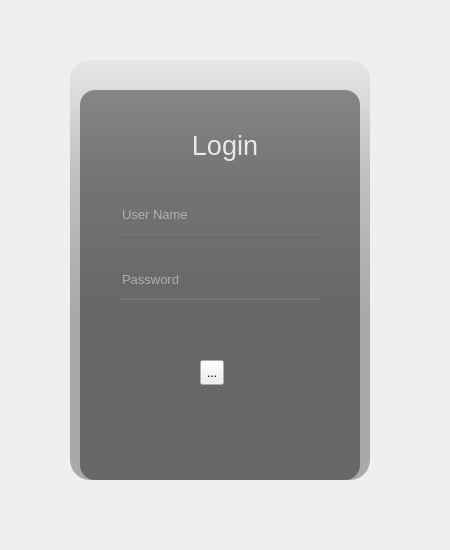
<?xml version="1.0" encoding="UTF-8"?>
<ui version="4.0">
 <class>Dialog</class>
 <widget class="QDialog" name="Dialog">
  <property name="geometry">
   <rect>
    <x>0</x>
    <y>0</y>
    <width>450</width>
    <height>550</height>
   </rect>
  </property>
  <property name="windowTitle">
   <string>Dialog</string>
  </property>
  <widget class="QWidget" name="widget" native="true">
   <property name="geometry">
    <rect>
     <x>40</x>
     <y>30</y>
     <width>370</width>
     <height>480</height>
    </rect>
   </property>
   <widget class="QLabel" name="label">
    <property name="geometry">
     <rect>
      <x>30</x>
      <y>30</y>
      <width>300</width>
      <height>420</height>
     </rect>
    </property>
    <property name="styleSheet">
     <string notr="true">border-image: url(:/images/img/background2.png);
border-radius: 20px;</string>
    </property>
    <property name="text">
     <string/>
    </property>
   </widget>
   <widget class="QLabel" name="label_2">
    <property name="geometry">
     <rect>
      <x>30</x>
      <y>30</y>
      <width>300</width>
      <height>420</height>
     </rect>
    </property>
    <property name="styleSheet">
     <string notr="true">background-color: qlineargradient(spread:pad, x1:0, y1:0, x2:0, y2:0.715909, stop:0 rgba(0,0,0,9), stop:0.375 rgba(0,0,0,50), stop:0.835227 rgba(0,0,0,75));
border-radius: 20px;</string>
    </property>
    <property name="text">
     <string/>
    </property>
   </widget>
   <widget class="QLabel" name="label_3">
    <property name="geometry">
     <rect>
      <x>40</x>
      <y>60</y>
      <width>280</width>
      <height>390</height>
     </rect>
    </property>
    <property name="styleSheet">
     <string notr="true">background-color:rgba(0,0,0,100);
border-radius:15px;</string>
    </property>
    <property name="text">
     <string/>
    </property>
   </widget>
   <widget class="QLabel" name="label_4">
    <property name="geometry">
     <rect>
      <x>135</x>
      <y>95</y>
      <width>100</width>
      <height>40</height>
     </rect>
    </property>
    <property name="font">
     <font>
      <pointsize>20</pointsize>
     </font>
    </property>
    <property name="styleSheet">
     <string notr="true">color:rgba(255,255,255,210);</string>
    </property>
    <property name="text">
     <string>Login</string>
    </property>
    <property name="alignment">
     <set>Qt::AlignCenter</set>
    </property>
   </widget>
   <widget class="QLineEdit" name="lineEdit">
    <property name="geometry">
     <rect>
      <x>80</x>
      <y>165</y>
      <width>200</width>
      <height>40</height>
     </rect>
    </property>
    <property name="font">
     <font>
      <pointsize>10</pointsize>
     </font>
    </property>
    <property name="styleSheet">
     <string notr="true">background-color:rgba(0,0,0,0);
border:none;
border-bottom:2px solid rgba(105, 118, 132, 255);
color:rgba(255,255,255,230);
padding -bottom:2px;
</string>
    </property>
    <property name="placeholderText">
     <string>User Name</string>
    </property>
   </widget>
   <widget class="QLineEdit" name="lineEdit_2">
    <property name="geometry">
     <rect>
      <x>80</x>
      <y>230</y>
      <width>200</width>
      <height>40</height>
     </rect>
    </property>
    <property name="font">
     <font>
      <pointsize>10</pointsize>
     </font>
    </property>
    <property name="styleSheet">
     <string notr="true">background-color:rgba(0,0,0,0);
border:none;
border-bottom:2px solid rgba(105, 118, 132, 255);
color:rgba(255,255,255,230);
padding -bottom:2px;
</string>
    </property>
    <property name="echoMode">
     <enum>QLineEdit::Password</enum>
    </property>
    <property name="placeholderText">
     <string>Password</string>
    </property>
   </widget>
   <widget class="QToolButton" name="toolButton">
    <property name="geometry">
     <rect>
      <x>160</x>
      <y>330</y>
      <width>24</width>
      <height>25</height>
     </rect>
    </property>
    <property name="text">
     <string>...</string>
    </property>
   </widget>
  </widget>
 </widget>
 <resources>
  <include location="res.qrc"/>
 </resources>
 <connections/>
</ui>
